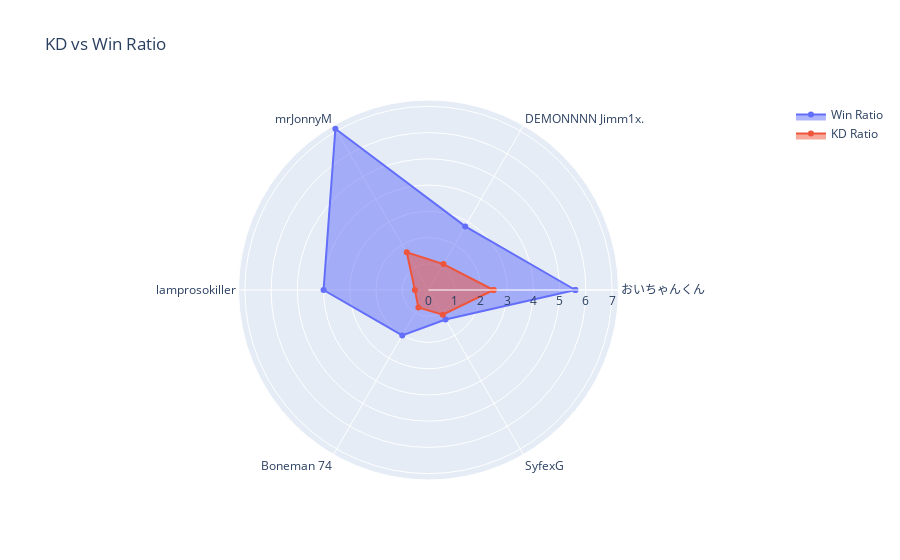

The code cell stored with this chart in its notebook:
### Code cell
r = list(top5_similar_users["Solo kd"])
r.append(r[0])

r2 = list(top5_similar_users["Solo winRatio"])
r2.append(r2[0])

fig = go.Figure()

fig.add_trace(go.Scatterpolar(
  r=r2,
  theta=thetha,
  fill='toself',
  name="Win Ratio"
))

fig.add_trace(go.Scatterpolar(
  r=r,
  theta=thetha,
  fill='toself',
  name="KD Ratio"
))

fig.update_layout(
  polar=dict(
    radialaxis=dict(
      visible=True
    ),
  ),
  showlegend=True, title="KD vs Win Ratio"
)

fig.show()

### Figure 1 — Plotly figure (JSON) as saved in the notebook; plotly's stock layout.template omitted (floating-point values rounded to 4 significant figures)
{"data": [{"fill": "toself", "name": "Win Ratio", "r": [5.6, 2.8, 7.1, 4, 2, 1.3, 5.6], "theta": ["おいちゃんくん", "DEMONNNN Jimm1x.", "mrJonnyM", "lamprosokiller", "Boneman 74", "SyfexG", "おいちゃんくん"], "type": "scatterpolar"}, {"fill": "toself", "name": "KD Ratio", "r": [2.48, 1.14, 1.66, 0.52, 0.77, 1.09, 2.48], "theta": ["おいちゃんくん", "DEMONNNN Jimm1x.", "mrJonnyM", "lamprosokiller", "Boneman 74", "SyfexG", "おいちゃんくん"], "type": "scatterpolar"}], "layout": {"polar": {"radialaxis": {"visible": true}}, "showlegend": true, "title": {"text": "KD vs Win Ratio"}}}
